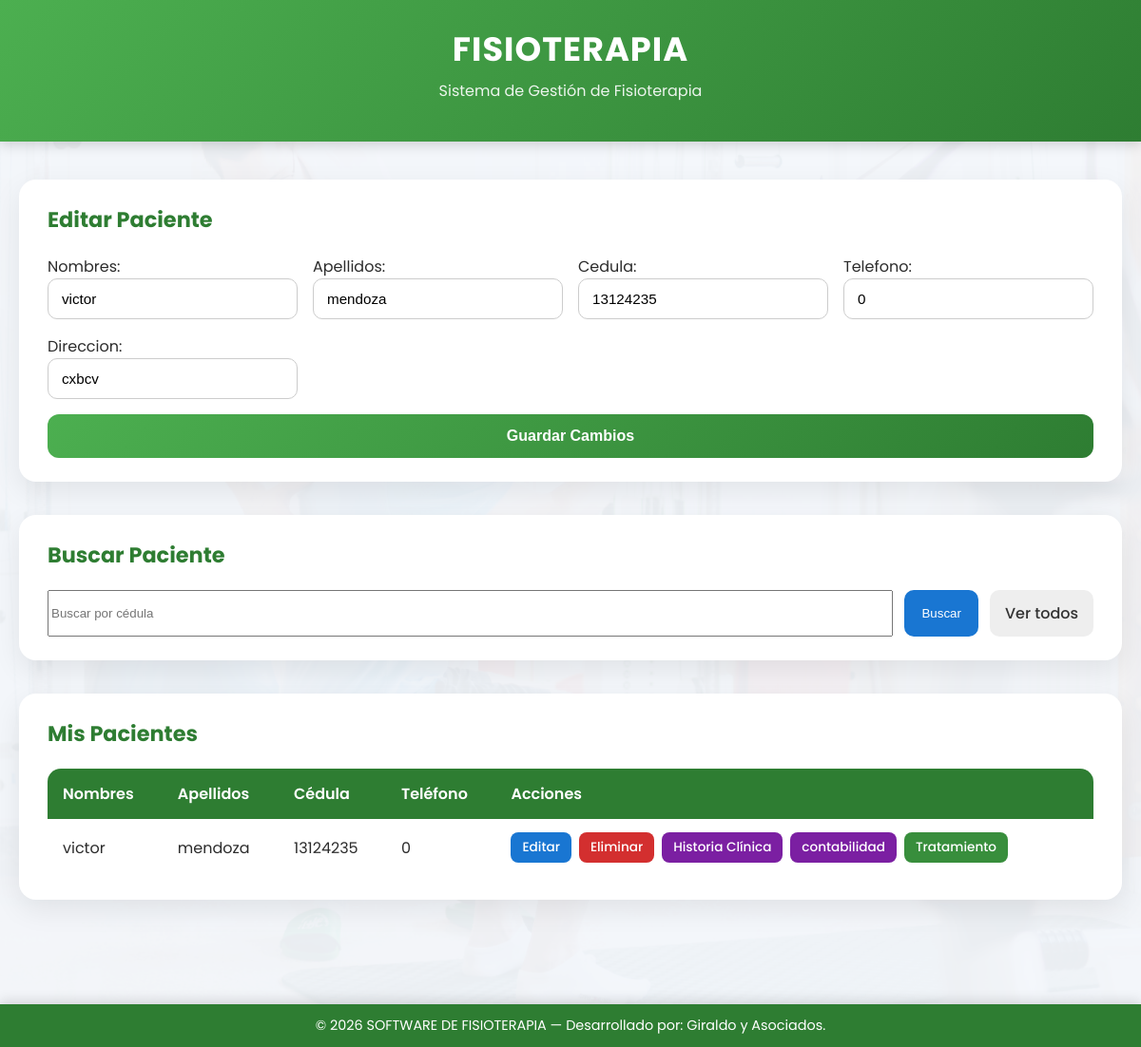
Page /editar/13/ (signed in) on the earlier database version.
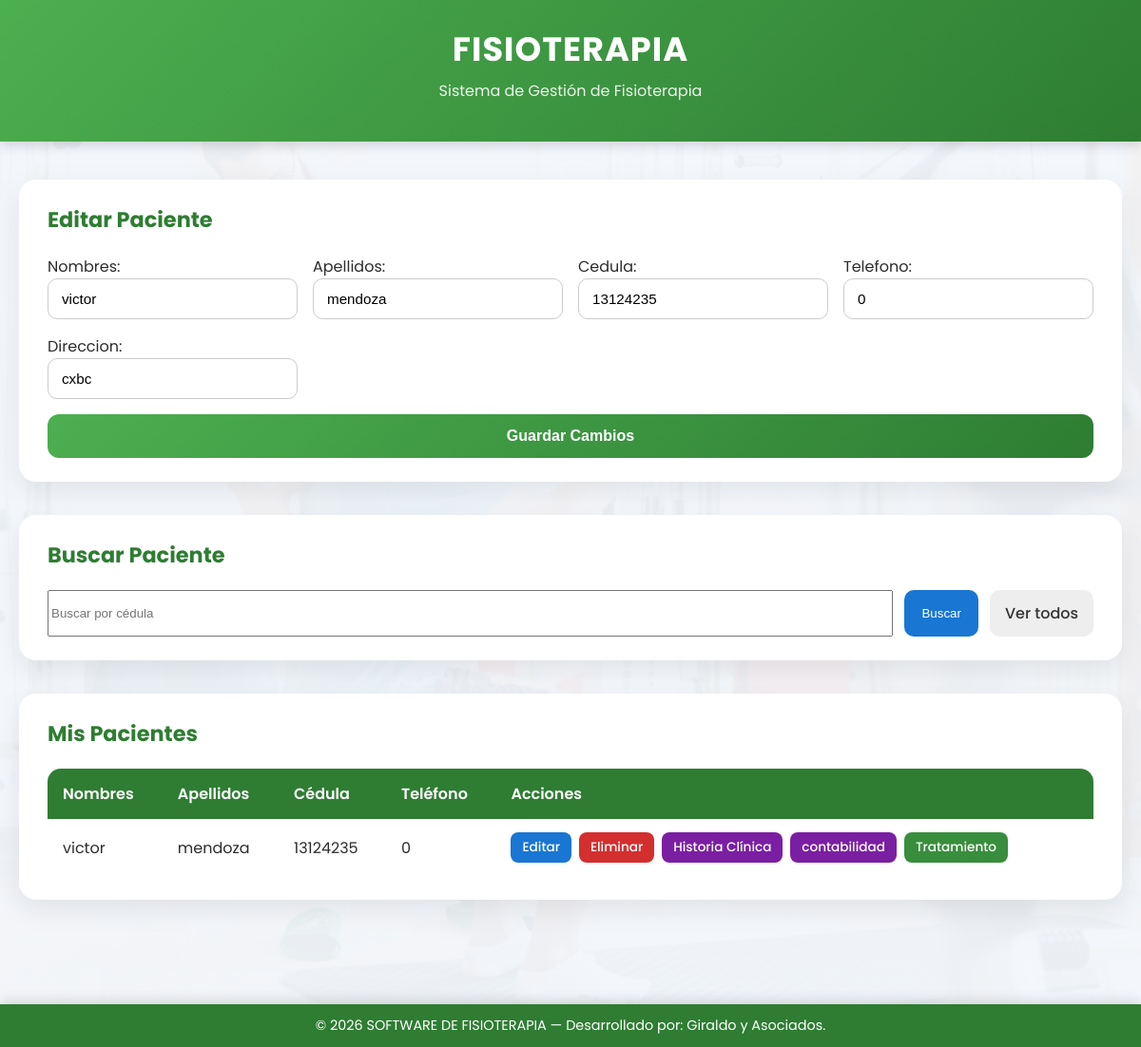
Same page on the later database version.
### core/models.py (models this page shows, shortened)
class Paciente(models.Model):
    medico = models.ForeignKey(
        User,
        on_delete=models.CASCADE,
        related_name='pacientes'
    )
    nombres = models.CharField(max_length=100)
    apellidos = models.CharField(max_length=100)
    cedula = models.CharField(max_length=20)
    telefono = models.CharField(max_length=20)
    direccion = models.CharField(max_length=200)
    fecha_creacion = models.DateTimeField(auto_now_add=True)

### core/views.py (the view)
# urls.py: path('editar/<int:paciente_id>/',editar_paciente, name='editar_paciente'),
@login_required
def editar_paciente(request, paciente_id):
    paciente = Paciente.objects.get(id=paciente_id, medico=request.user)
    if request.method == 'POST':
        form = PacienteForm(request.POST, instance=paciente)
        if form.is_valid():
            form.save()
            return redirect('mis_pacientes')
    else:
        form = PacienteForm(instance=paciente)
    pacientes = Paciente.objects.filter(medico=request.user)
    return render(request, 'core/mis_pacientes.html', {
        'form': form,
        'pacientes': pacientes,
        'editando': True,
        'paciente_id': paciente.id
    })

### core/forms.py (shortened to what this page needs)
class PacienteForm(forms.ModelForm):
    class Meta:
        model = Paciente
        fields = ['nombres', 'apellidos', 'cedula', 'telefono', 'direccion']
        widgets = {
            'cedula': forms.TextInput(attrs={
                'placeholder': 'Cédula',
                'pattern': '[0-9]+',
                'inputmode': 'numeric',
                'title': 'Ingrese solo números'
            }),
            'telefono': forms.TextInput(attrs={
                'placeholder': 'Teléfono',
                'pattern': '[0-9]+',
                'inputmode': 'numeric',
                'title': 'Ingrese solo números'
            }),
        }

### core/templates/core/mis_pacientes.html (shortened to what this page needs)
<!DOCTYPE html>
<html lang="es">
<head>
    {% load static %}
    <link rel="stylesheet" href="{% static 'css/style.css' %}">
</head>
<body>
<header class="app-header">
    <h1>FISIOTERAPIA</h1>
    <p>Sistema de Gestión de Fisioterapia</p>
</header>
<main class="container">
    <section class="card">
        <h2>{% if editando %}Editar Paciente{% else %}Registrar Paciente{% endif %}</h2>
        <form method="POST" class="form-grid">
            {{ form.as_p }}
            <button type="submit" class="btn-primary">
                {% if editando %}Guardar Cambios{% else %}Guardar Paciente{% endif %}
            </button>
        </form>
    </section>
    <section class="card">
        <h2>Buscar Paciente</h2>
        <form method="GET" action="{% url 'buscar_paciente' %}" class="form-inline">
            <input type="text" name="cedula" placeholder="Buscar por cédula">
            <button type="submit" class="btn-secondary">Buscar</button>
            <a href="{% url 'mis_pacientes' %}" class="btn-link">Ver todos</a>
        </form>
    </section>
    <section class="card">
        <h2>Mis Pacientes</h2>
        <div class="table-container">
            <table>
                <thead>
                    <tr>
                        <th>Nombres</th>
                        <th>Apellidos</th>
                        <th>Cédula</th>
                        <th>Teléfono</th>
                        <th>Acciones</th>
                    </tr>
                </thead>
                <tbody>
                    {% for p in pacientes %}
                    <tr>
                        <td>{{ p.nombres }}</td>
                        <td>{{ p.apellidos }}</td>
                        <td>{{ p.cedula }}</td>
                        <td>{{ p.telefono }}</td>
                        <td class="actions">
                            <a href="{% url 'editar_paciente' p.id %}" class="btn-icon edit">Editar</a>
                            <a href="{% url 'eliminar_paciente' p.id %}" class="btn-icon delete"
                               onclick="return confirm('¿Seguro que deseas eliminar este paciente?');">
                               Eliminar
                            </a>
                            <a href="{% url 'historia_clinica' p.id %}" class="btn-icon info">Historia Clínica</a>
                            {% if p.id %}
                            <a href="{% url 'historial_contable' p.id %}" class="btn-icon info">contabilidad</a>
                                <a href="{% url 'tratamiento' p.id %}" class="btn-icon treat">Tratamiento</a>
                            {% else %}
                                <span class="btn-icon disabled">Tratamiento</span>
                            {% endif %}
                        </td>
                    </tr>
                    {% endfor %}
                </tbody>
            </table>
        </div>
    </section>
</main>
<footer class="app-footer">
    © 2026 SOFTWARE DE FISIOTERAPIA — Desarrollado por: Giraldo y Asociados.
</footer>
</body>
</html>

Differences in the rows shown:
changed Paciente "victor": direccion "cxbcv" → "cxbc"
